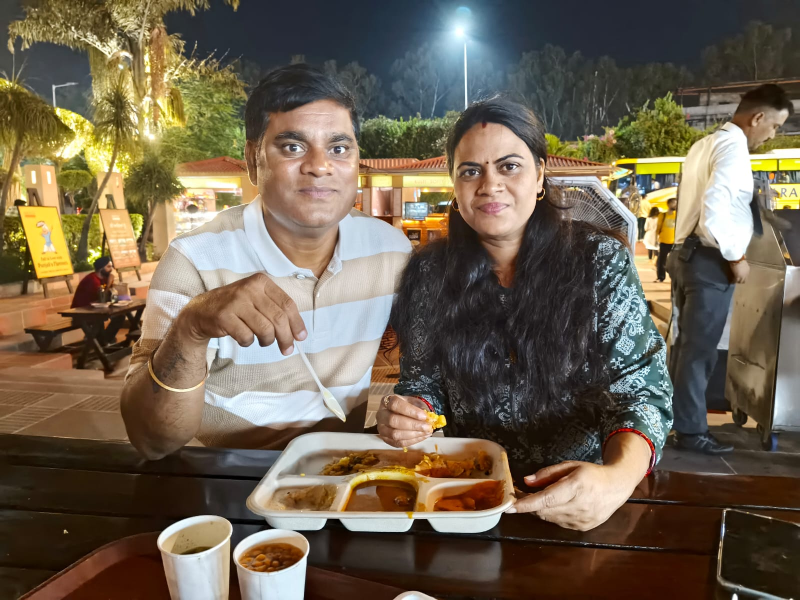
#> input picture Fun-practice/photo.jpeg, 1599 x 1200 px (shown at 1/2 size)
$ python photo_3d_animation.py
#> lines starting #> are read from the running program, lines starting #| are printed output that depends on the picture
import numpy as np
import tkinter as tk
import matplotlib.pyplot as plt
from matplotlib.animation import FuncAnimation
from PIL import Image

# 1. Load photograph
import tkinter as tk
from tkinter import filedialog

# Select image from computer
root = tk.Tk()
root.withdraw()

image_path = filedialog.askopenfilename(
    title="Select Your Photo",
    filetypes=[
        ("Image Files", "*.jpg *.jpeg *.png")
    ]
)
#> the answer given: photo.jpeg

if not image_path:
    print("No image selected!")
    exit()

img = Image.open(image_path).convert("RGB")
#> img is the input picture: PIL image 1599x1200 RGB; mean R, G, B 111.1, 98.4, 80.1

print("Image loaded successfully!")

# Resize for better performance
img.thumbnail((700, 700), Image.Resampling.LANCZOS)
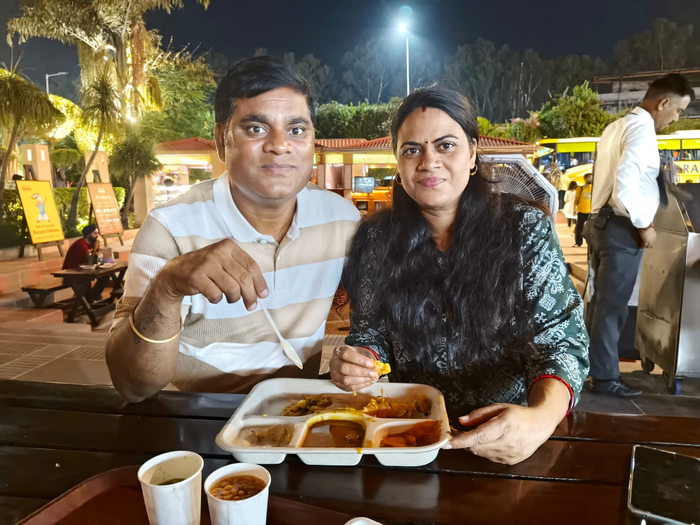
#> img: PIL image 700x525 RGB; mean R, G, B 111.1, 98.4, 80.1

pixels = np.array(img)
height, width, _ = pixels.shape
#> height = 525; width = 700

# 2. Convert photograph into particles
np.random.seed(42)

yy, xx = np.mgrid[0:height, 0:width]

colors = pixels.reshape(-1, 3) / 255.0
brightness = colors.mean(axis=1)

# Select visible particles
mask = brightness > 0.08

x = xx.flatten()[mask]
y = yy.flatten()[mask]
rgb = colors[mask]
light = brightness[mask]

# 3. Convert into 3D coordinates
x = (x - width / 2) / (width / 2) * 2.5
z = (height / 2 - y) / (height / 2) * 2.5

# Give every particle a depth
depth = (light - 0.3) * 0.5
depth += np.random.normal(0, 0.035, len(depth))

# 4. Create glowing colours
glow_colors = np.column_stack((
    rgb,
    np.full(len(rgb), 0.18)
))

core_colors = np.column_stack((
    np.clip(rgb * 1.5, 0, 1),
    np.full(len(rgb), 0.95)
))

# 5. Create 3D canvas
fig = plt.figure(figsize=(12, 10),dpi=120, facecolor="black")

ax = fig.add_subplot(111, projection="3d")
ax.set_facecolor("black")

ax.set_axis_off()

ax.set_xlim(-3, 3)
ax.set_ylim(-3, 3)
ax.set_zlim(-3, 3)

ax.view_init(elev=0, azim=-90)

# 6. Glowing particle layers
halo = ax.scatter(
    x, depth, z,
    c=glow_colors,
    s=5,
    depthshade=False
)

particles = ax.scatter(
    x, depth, z,
    c=core_colors,
    s=2,
    depthshade=False
)

# 7. 3D rotation animation
def animate(frame):

    angle = np.radians(frame)

    # Rotate around vertical axis
    xr = x * np.cos(angle) - depth * np.sin(angle)
    yr = x * np.sin(angle) + depth * np.cos(angle)

    # Update glowing particles
    halo._offsets3d = (xr, yr, z)
    particles._offsets3d = (xr, yr, z)

    # Change camera angle
    ax.view_init(elev=0, azim=-90)

    return halo, particles

# 8. Start animation
ani = FuncAnimation(
    fig,
    animate,
    frames=360,
    interval=35,
    blit=False
)

plt.show()
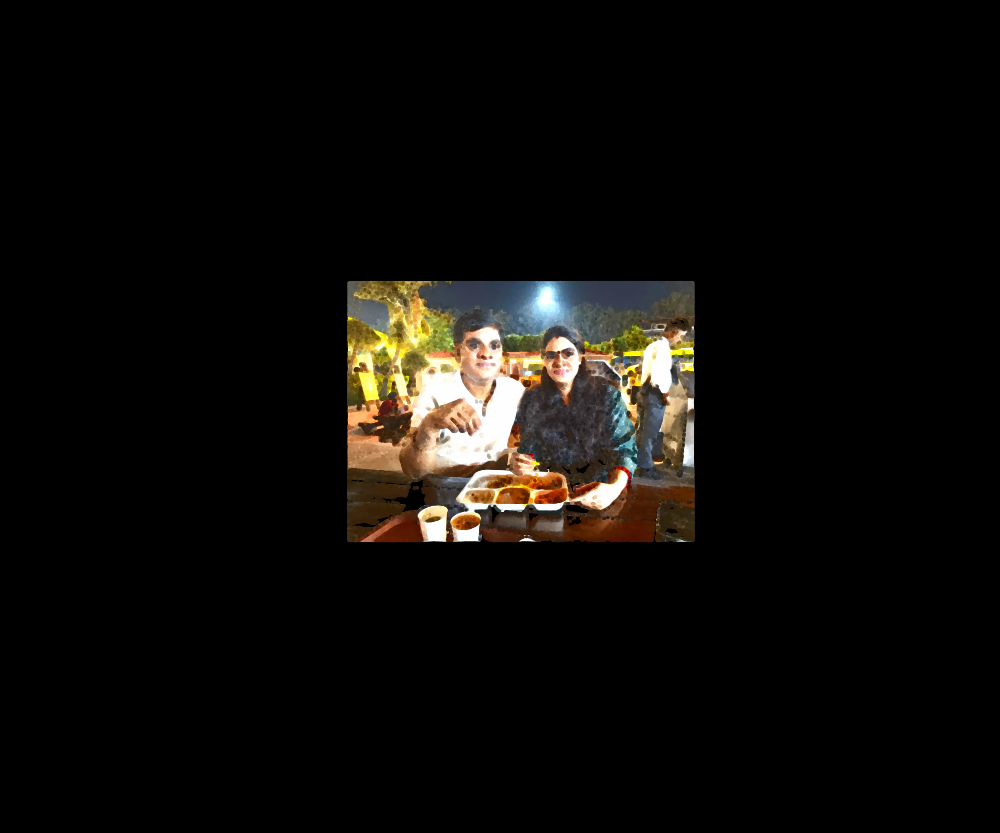
#> figure drawn by matplotlib, 1 panel
